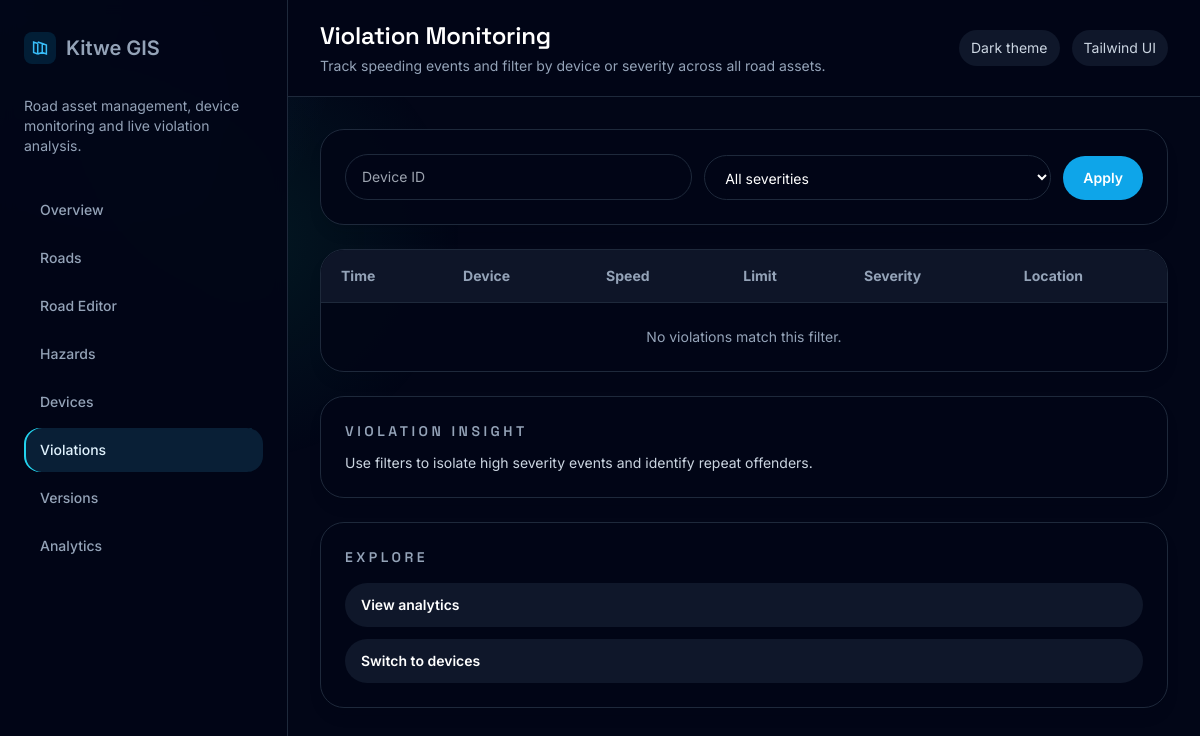
/violations/, run on an earlier commit of the app's database.
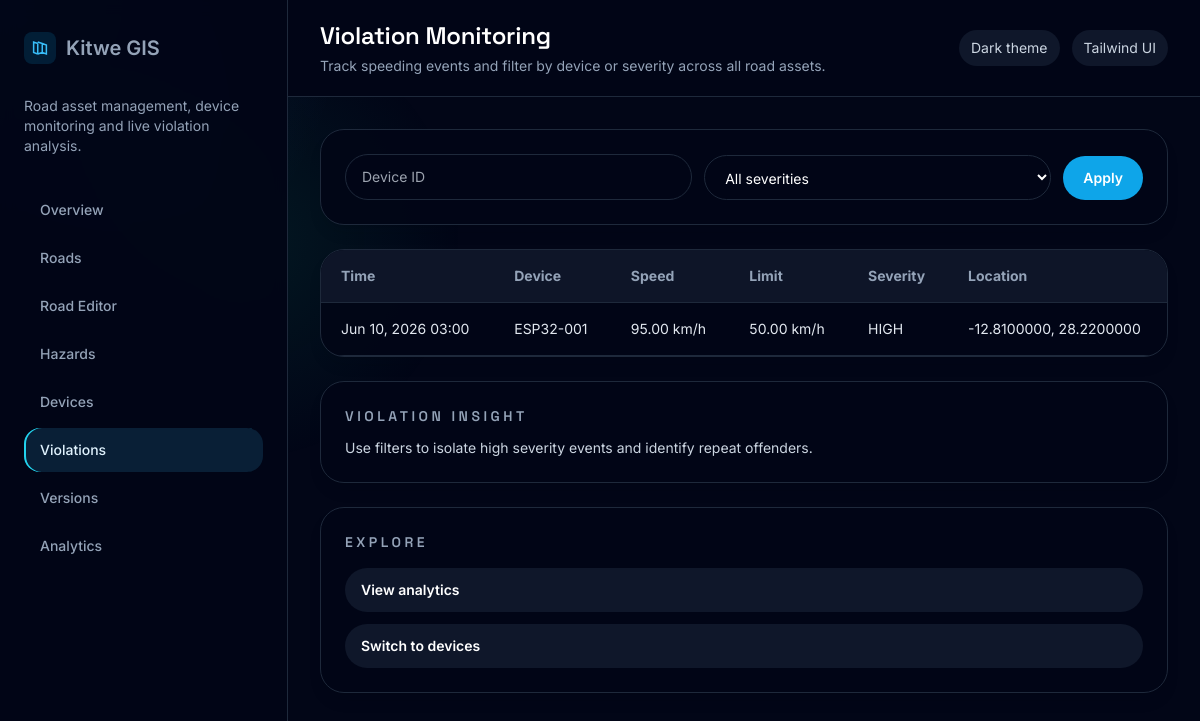
And on a later commit of the database.
### api/models.py (models this page shows, shortened)
class Violation(models.Model):
    VIOLATION_SPEEDING = 'SPEEDING'
    VIOLATION_CHOICES = [
        (VIOLATION_SPEEDING, 'Speeding'),
    ]
    SEVERITY_LOW = 'LOW'
    SEVERITY_MEDIUM = 'MEDIUM'
    SEVERITY_HIGH = 'HIGH'
    SEVERITY_CHOICES = [
        (SEVERITY_LOW, 'Low'),
        (SEVERITY_MEDIUM, 'Medium'),
        (SEVERITY_HIGH, 'High'),
    ]
    device = models.ForeignKey(Device, related_name='violations', on_delete=models.CASCADE)
    telemetry = models.ForeignKey(Telemetry, related_name='violations', on_delete=models.CASCADE)
    violation_type = models.CharField(max_length=32, choices=VIOLATION_CHOICES, default=VIOLATION_SPEEDING)
    speed = models.DecimalField(max_digits=6, decimal_places=2)
    speed_limit = models.DecimalField(max_digits=6, decimal_places=2)
    latitude = models.DecimalField(max_digits=10, decimal_places=7)
    longitude = models.DecimalField(max_digits=10, decimal_places=7)
    severity = models.CharField(max_length=10, choices=SEVERITY_CHOICES)
    created_at = models.DateTimeField(auto_now_add=True)
    class Meta:
        ordering = ['-created_at']

class Device(models.Model):
    device_id = models.CharField(max_length=128, unique=True)
    device_name = models.CharField(max_length=128, blank=True)
    current_map_version = models.ForeignKey(MapVersion, null=True, blank=True, on_delete=models.SET_NULL)
    registered_at = models.DateTimeField(auto_now_add=True)
    last_seen = models.DateTimeField(null=True, blank=True)
    class Meta:
        ordering = ['device_id']

### dashboard/views.py (the view)
# urls.py: path('violations/', violations_view, name='dashboard-violations'),
def violations_view(request):
    severity = request.GET.get('severity', '').strip()
    device_search = request.GET.get('device', '').strip()
    violations = Violation.objects.select_related('device').order_by('-created_at')
    if severity:
        violations = violations.filter(severity__iexact=severity)
    if device_search:
        violations = violations.filter(device__device_id__icontains=device_search)
    return render(request, 'dashboard/violations.html', {
        'page': 'violations',
        'violations': violations,
        'severity': severity,
        'device_search': device_search,
    })

### dashboard/templates/dashboard/violations.html (shortened to what this page needs)
{% extends 'dashboard/base.html' %}
{% block page_heading %}Violation Monitoring{% endblock %}
{% block page_description %}Track speeding events and filter by device or severity across all road assets.{% endblock %}
{% block content %}
<div class="grid gap-6 xl:grid-cols-[1.3fr_0.7fr]">
    <div class="space-y-6">
        <div class="rounded-3xl border border-slate-800 bg-slate-950/90 p-6 shadow-lg shadow-slate-950/10">
            <form method="get" class="grid gap-3 sm:grid-cols-2 lg:flex lg:items-end lg:justify-between">
                <input name="device" value="{{ device_search }}" placeholder="Device ID" class="w-full rounded-3xl border border-slate-800 bg-slate-950/80 px-4 py-3 text-sm text-white outline-none focus:border-sky-400" />
                <select name="severity" class="w-full rounded-3xl border border-slate-800 bg-slate-950/80 px-4 py-3 text-sm text-white outline-none focus:border-sky-400">
                    <option value="">All severities</option>
                </select>
                <button type="submit" class="rounded-3xl bg-sky-500 px-5 py-3 text-sm font-semibold text-white transition hover:bg-sky-400">Apply</button>
            </form>
        </div>
        <div class="overflow-hidden rounded-3xl border border-slate-800 bg-slate-950/90 shadow-lg shadow-slate-950/10">
            <table class="w-full border-collapse text-left text-sm text-slate-200">
                <thead class="bg-slate-900/95 text-slate-400">
                    <tr>
                        <th class="border-b border-slate-800 px-5 py-4">Time</th>
                        <th class="border-b border-slate-800 px-5 py-4">Device</th>
                        <th class="border-b border-slate-800 px-5 py-4">Speed</th>
                        <th class="border-b border-slate-800 px-5 py-4">Limit</th>
                        <th class="border-b border-slate-800 px-5 py-4">Severity</th>
                        <th class="border-b border-slate-800 px-5 py-4">Location</th>
                    </tr>
                </thead>
                <tbody>
                    {% for violation in violations %}
                    <tr class="border-b border-slate-800 hover:bg-slate-900/80">
                        <td class="px-5 py-4">{{ violation.created_at|date:'M j, Y H:i' }}</td>
                        <td class="px-5 py-4">{{ violation.device.device_id }}</td>
                        <td class="px-5 py-4">{{ violation.speed }} km/h</td>
                        <td class="px-5 py-4">{{ violation.speed_limit }} km/h</td>
                        <td class="px-5 py-4 capitalize">{{ violation.severity }}</td>
                        <td class="px-5 py-4">{{ violation.latitude }}, {{ violation.longitude }}</td>
                    </tr>
                    {% empty %}
                    <tr>
                        <td colspan="6" class="px-5 py-6 text-center text-slate-400">No violations match this filter.</td>
                    </tr>
                    {% endfor %}
                </tbody>
            </table>
        </div>
    </div>
    <aside class="space-y-6">
        <div class="rounded-3xl border border-slate-800 bg-slate-950/90 p-6 shadow-lg shadow-slate-950/10">
            <h3 class="text-sm font-semibold uppercase tracking-[0.25em] text-slate-400">Violation insight</h3>
            <p class="mt-3 text-sm text-slate-300">Use filters to isolate high severity events and identify repeat offenders.</p>
        </div>
        <div class="rounded-3xl border border-slate-800 bg-slate-950/90 p-6 shadow-lg shadow-slate-950/10">
            <h3 class="text-sm font-semibold uppercase tracking-[0.25em] text-slate-400">Explore</h3>
            <div class="mt-4 flex flex-col gap-3">
                <a href="{% url 'dashboard-analytics' %}" class="rounded-3xl bg-slate-900 px-4 py-3 text-sm font-semibold text-white hover:bg-slate-800">View analytics</a>
                <a href="{% url 'dashboard-devices' %}" class="rounded-3xl bg-slate-900 px-4 py-3 text-sm font-semibold text-white hover:bg-slate-800">Switch to devices</a>
            </div>
        </div>
    </aside>
</div>
{% endblock %}

What changed in the data, as far as the page shows it:
added Violation: created_at "Jun 10, 2026 03:00", device.device_id "ESP32-001", speed "95.00", speed_limit "50.00", severity "HIGH", latitude "-12.8100000", longitude "28.2200000"
Also different on the page:
text no longer shown: "No violations match this filter."
